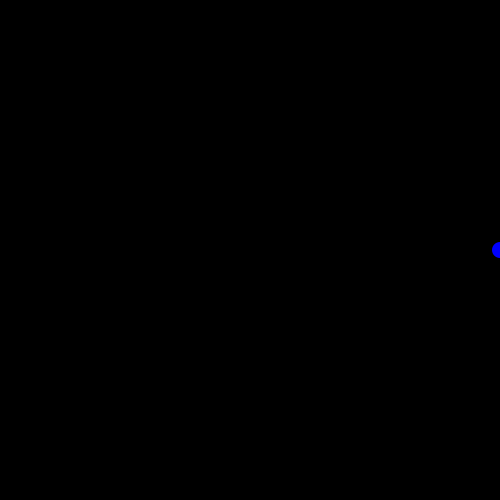
Frame 1 (no input)
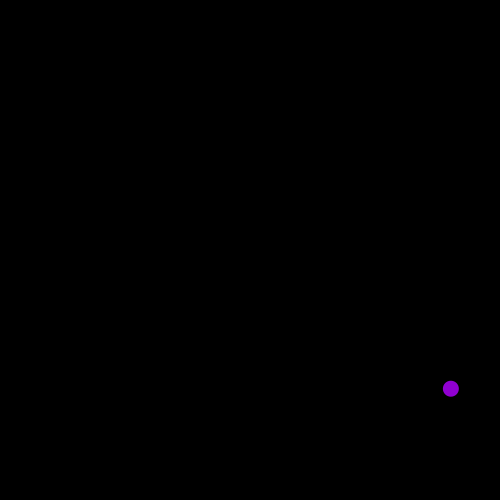
Frame 60 (the mouse pressed at the canvas centre just before this capture)
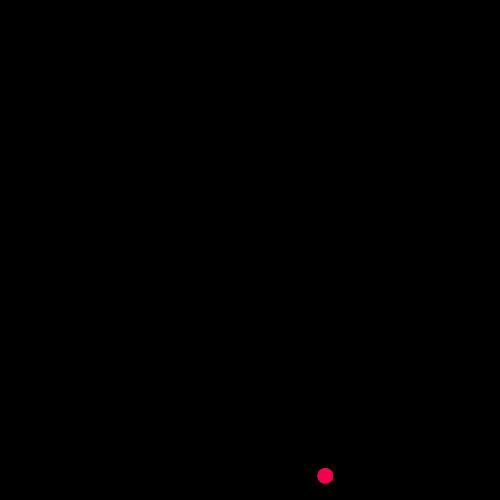
Frame 120 (the mouse held since frame 60 and released just before this capture)

The Processing sketch that drew these frames (run headless with seeded random() and noise(); from frame 60 on, the mouse is pressed at the canvas centre):

// Processing sketch: processing_55959
// ── processing_55959.pde

//  Title: Spiral Template
//  Description: A template for making an animated spiraling sketch 
//  Date Started: 2012 Feb 24
//  Last Modified: 2012 Mar 05
//  http://asymptoticdesign.wordpress.com/
//  This work is licensed under a Creative Commons 3.0 License.
//  (Attribution - NonCommerical - ShareAlike)
//  http://creativecommons.org/licenses/by-nc-sa/3.0/
//
//  In summary, you are free to copy, distribute, edit, and remix the work.
//  Under the conditions that you attribute the work to me, it is for
//  noncommercial purposes, and if you build upon this work or otherwise alter
//  it, you may only distribute the resulting work under this license.
//
//  Of course, the conditions may be waived with permission from the author.
//

//-----------------Globals
/* These are variables that you want to exist throughout the entire sketch.*/
float r = 250;
float rinc = -0.1;
float theta = 0;
float theta_vel = 0.01;
float vel_ratio = 1.0008;
//-----------------Setup
/*The code in setup() will only be run once in your sketch.  Use this space to set things up like
 the sketch size, background color, framerate, etc. etc.*/
void setup() {
  //setup the sketch parameters
  size(500, 500);
  frameRate(60);
  smooth();
}

//-----------------Main Loop
void draw() {
  //create a black background
  background(0);
  //convert the radius and angle of the circular path to x,y coordinates
  float x = r * cos(theta) + width/2;
  float y = r * sin(theta) + height/2;
  //setup the parameters for drawign the ellipse
  noStroke();
  fill(abs(sin(theta))*255, 0, abs(cos(theta))*255);
  //draw the ellipse
  ellipse(x, y, 16, 16);
  //update the position for the next frame
  if (rinc < 0) {
    theta_vel = theta_vel*vel_ratio;
    theta += theta_vel;
  } else {
    theta_vel = theta_vel/vel_ratio;
    theta += theta_vel;
  }
  r += rinc;
  if (r <= 15) {
    rinc = .2;
  } else if (r >= 250) {
    rinc = -.2;
  }
}
